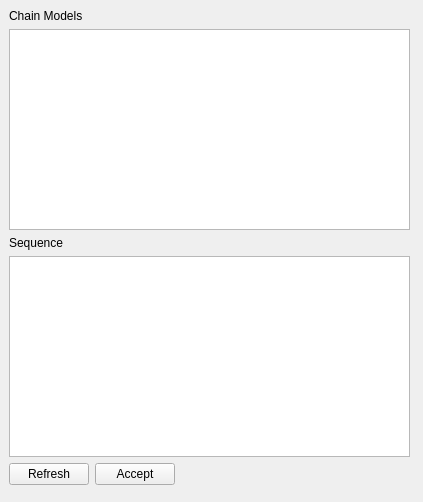
<ui version="4.0" >
 <class>DialogChooseChainModel</class>
 <widget class="QWidget" name="DialogChooseChainModel" >
  <property name="geometry" >
   <rect>
    <x>0</x>
    <y>0</y>
    <width>423</width>
    <height>502</height>
   </rect>
  </property>
  <property name="windowTitle" >
   <string>Choose Chain Model</string>
  </property>
  <widget class="QWidget" name="layoutWidget" >
   <property name="geometry" >
    <rect>
     <x>9</x>
     <y>9</y>
     <width>401</width>
     <height>476</height>
    </rect>
   </property>
   <layout class="QVBoxLayout" >
    <item>
     <widget class="QLabel" name="chainModelsLabel" >
      <property name="text" >
       <string>Chain Models</string>
      </property>
     </widget>
    </item>
    <item>
     <widget class="QListWidget" name="chainModelsListWidget" />
    </item>
    <item>
     <widget class="QLabel" name="sequenceBrowserLabel" >
      <property name="text" >
       <string>Sequence</string>
      </property>
     </widget>
    </item>
    <item>
     <widget class="QTextEdit" name="sequenceTextEdit" >
      <property name="readOnly" >
       <bool>false</bool>
      </property>
     </widget>
    </item>
    <item>
     <layout class="QHBoxLayout" >
      <item>
       <widget class="QPushButton" name="refreshPushButton" >
        <property name="text" >
         <string>Refresh</string>
        </property>
       </widget>
      </item>
      <item>
       <widget class="QPushButton" name="acceptPushButton" >
        <property name="text" >
         <string>Accept</string>
        </property>
       </widget>
      </item>
      <item>
       <spacer>
        <property name="orientation" >
         <enum>Qt::Horizontal</enum>
        </property>
        <property name="sizeHint" >
         <size>
          <width>40</width>
          <height>20</height>
         </size>
        </property>
       </spacer>
      </item>
     </layout>
    </item>
   </layout>
  </widget>
 </widget>
 <resources/>
 <connections/>
</ui>
